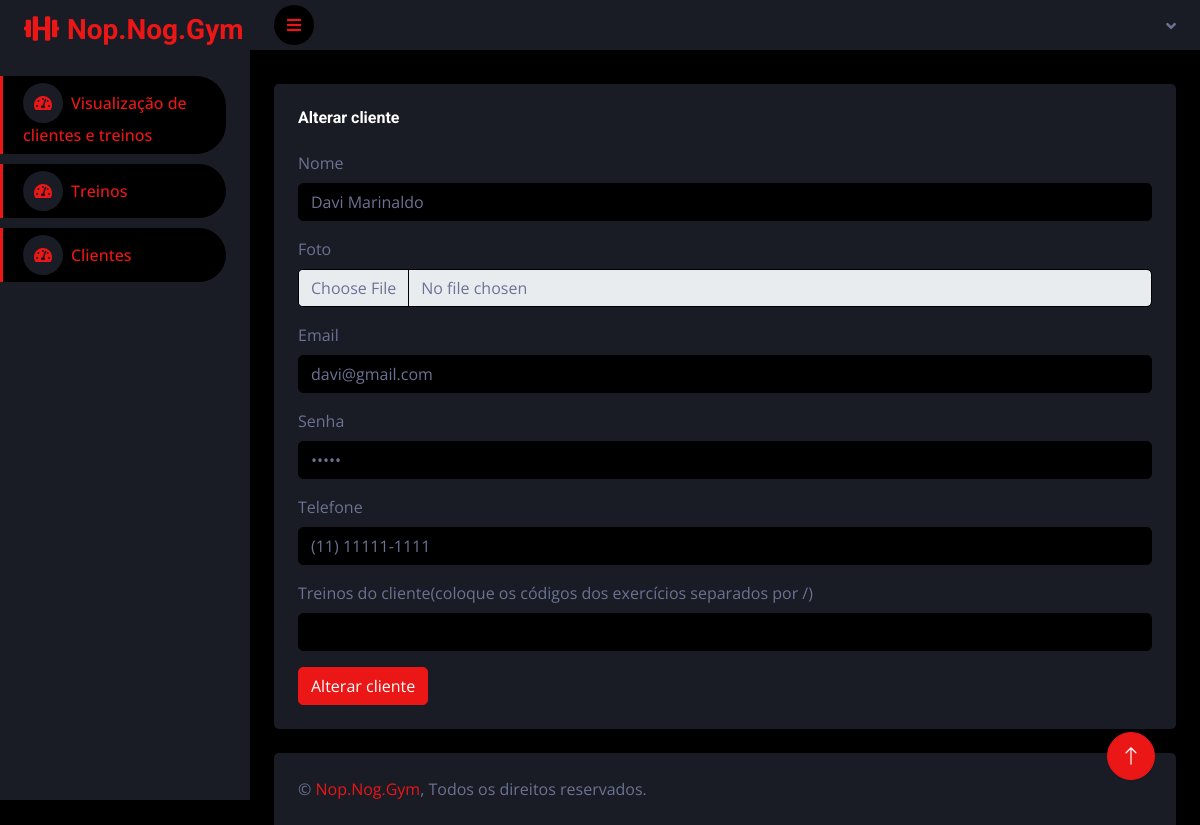
Screenshot of /Nop-Nog-Gym/personal/pages/alterclients.php?codusu=15 with the database file from the repository.
### tables this page shows
CREATE TABLE `tbcliente` (
  `codusu` int(11) UNSIGNED NOT NULL,
  `nome` varchar(60) NOT NULL,
  `email` varchar(120) NOT NULL,
  `senha` varchar(30) NOT NULL,
  `foto` longblob DEFAULT NULL,
  `telefone` varchar(15) NOT NULL
);

### Nop-Nog-Gym/personal/pages/alterclients.php (the view, shortened to what this page needs)
<?php
    $codusu = $_GET['codusu'];
?>
<!DOCTYPE html>
<html lang="en">
<head>
    <link href="https://cdnjs.cloudflare.com/ajax/libs/font-awesome/5.10.0/css/all.min.css" rel="stylesheet">
    <link href="https://cdn.jsdelivr.net/npm/bootstrap-icons@1.4.1/font/bootstrap-icons.css" rel="stylesheet">
    <link href="../../lib/owlcarousel/assets/owl.carousel.min.css" rel="stylesheet">
    <link href="../../lib/tempusdominus/css/tempusdominus-bootstrap-4.min.css" rel="stylesheet" />
    <link href="../../css/bootstrap.min.css" rel="stylesheet">
    <link href="../../css/style.css" rel="stylesheet">
</head>
<body>
    <div class="container-fluid position-relative d-flex p-0">
        <div class="sidebar pe-4 pb-3">
            <nav class="navbar bg-secondary navbar-dark">
                <a href="homeadm.php" class="navbar-brand mx-4 mb-3">
                    <h3 class="text-primary"><i class="fa fa-solid fa-dumbbell me-2"></i>Nop.Nog.Gym</h3>
                </a>
                <div class="navbar-nav w-100" style="margin-bottom: 10px;">
                    <a href="homeadm.php" class="nav-item nav-link active"><i class="fa fa-tachometer-alt me-2"></i>Visualização de clientes e treinos</a>
                </div>
                <div class="navbar-nav w-100">
                    <a href="trainsadmpage.php" class="nav-item nav-link active"><i class="fa fa-tachometer-alt me-2"></i>Treinos</a>
                <div class="navbar-nav w-100" style="margin-top: 10px;">
                    <a href="clientsadmpage.php" class="nav-item nav-link active"><i class="fa fa-tachometer-alt me-2"></i>Clientes</a>
                </div>
            </nav>
        </div>
        <div class="content">
            <nav class="navbar navbar-expand bg-secondary navbar-dark sticky-top px-4 py-0">
                <a href="#" class="sidebar-toggler flex-shrink-0">
                    <i class="fa fa-bars"></i>
                </a>
                <div class="navbar-nav align-items-center ms-auto">
                    <div class="nav-item dropdown">
                        <a href="#" class="nav-link dropdown-toggle" data-bs-toggle="dropdown">
                        </a>
                    </div>
                </div>
            </nav>
            <div class="container-fluid pt-4 px-4">
                <div class="bg-secondary rounded h-100 p-4" style="margin-top: 10px;">
                    <h6 class="mb-4">Alterar cliente</h6>
                    <form method="POST" action="../tests/balterclients.php?codusu=<?php echo $codusu; ?>" enctype="multipart/form-data">
                        <div class="mb-3">
                            <?php
                                include('../../bankconnection/conexaobanco.php');
                                $sql = "select * from tbcliente where codusu = $codusu";
                                $select = $conexao->query($sql);
                                $linha = $select->fetch_array(MYSQLI_ASSOC);
                            ?>
                            <label for="nome" class="form-label">Nome</label>
                            <input type="text" class="form-control" id="nome" name="nome"
                                aria-describedby="emailHelp" value="<?php echo $linha['nome']; ?>">
                        </div>
                        <div class="mb-3">
                            <label for="foto" class="form-label">Foto</label>
                            <input class="form-control" type="file" id="foto" name="foto">
                        </div>
                        <div class="mb-3">
                            <label for="email" class="form-label">Email</label>
                            <input type="email" class="form-control" id="email" name="email"
                                aria-describedby="emailHelp" value="<?php echo $linha['email']; ?>">
                        </div>
                        <div class="mb-3">
                            <label for="senha" class="form-label">Senha</label>
                            <input type="password" class="form-control" id="senha" name="senha"
                                aria-describedby="emailHelp" value="<?php echo $linha['senha']; ?>">
                        </div>
                        <div class="mb-3">
                            <label for="telefone" class="form-label">Telefone</label>
                            <input type="tel" class="form-control" id="telefone" name="telefone"
                                aria-describedby="emailHelp" value="<?php echo $linha['telefone']; ?>">
                        </div>
                        <div class="mb-3">
                            <label for="treinosc" class="form-label">Treinos do cliente(coloque os códigos dos exercícios separados por /)</label>
                            <input type="text" class="form-control" id="treinosc" name="treinosc"
                                aria-describedby="emailHelp">
                        </div>
                        <button type="submit" class="btn btn-primary">Alterar cliente</button>
                    </form>
                </div>
            </div>
            <div class="container-fluid pt-4 px-4">
                <div class="bg-secondary rounded-top p-4">
                    <div class="row">
                        <div class="col-12 col-sm-6 text-center text-sm-start">
                            &copy; <a href="#">Nop.Nog.Gym</a>, Todos os direitos reservados.
                        </div>
                    </div>
                </div>
            </div>
        </div>
        <a href="#" class="btn btn-lg btn-primary btn-lg-square back-to-top"><i class="bi bi-arrow-up"></i></a>
    </div>
</body>
</html>

### Nop-Nog-Gym/css/style.css (style rules this page uses)
:root { --primary: #EB1616; --secondary: #191C24; --light: #6C7293; --dark: #000000; }
.back-to-top { position: fixed; display: none; right: 45px; bottom: 45px; z-index: 99; }
.btn { transition: .5s; }
.btn-lg-square { width: 48px; height: 48px; }
.btn-square, .btn-sm-square, .btn-lg-square { padding: 0; display: inline-flex; align-items: center; justify-content: center; font-weight: normal; border-radius: 50px; }
.sidebar { position: fixed; top: 0; left: 0; bottom: 0; width: 250px; height: 100vh; overflow-y: auto; background: var(--secondary); transition: 0.5s; z-index: 999; }
.content { margin-left: 250px; min-height: 100vh; background: var(--dark); transition: 0.5s; }
@media (min-width: 992px) { .sidebar { margin-left: 0; } }
@media (min-width: 992px) { .content { width: calc(100% - 250px); } }
.sidebar .navbar .navbar-nav .nav-link { padding: 7px 20px; color: var(--light); font-weight: 500; border-left: 3px solid var(--secondary); border-radius: 0 30px 30px 0; outline: none; }
.sidebar .navbar .navbar-nav .nav-link:hover, .sidebar .navbar .navbar-nav .nav-link.active { color: var(--primary); background: var(--dark); border-color: var(--primary); }
.sidebar .navbar .navbar-nav .nav-link i { width: 40px; height: 40px; display: inline-flex; align-items: center; justify-content: center; background: var(--dark); border-radius: 40px; }
.sidebar .navbar .navbar-nav .nav-link:hover i, .sidebar .navbar .navbar-nav .nav-link.active i { background: var(--secondary); }
.content .navbar .navbar-nav .nav-link { margin-left: 25px; padding: 12px 0; color: var(--light); outline: none; }
.content .navbar .sidebar-toggler, .content .navbar .navbar-nav .nav-link i { width: 40px; height: 40px; display: inline-flex; align-items: center; justify-content: center; background: var(--dark); border-radius: 40px; }
.content .navbar .dropdown-toggle::after { margin-left: 6px; vertical-align: middle; border: none; content: "\f107"; font-family: "Font Awesome 5 Free"; font-weight: 900; transition: .5s; }

### rows the page displays
tbcliente: nome "Davi Marinaldo", email "davi@gmail.com", telefone "(11) 11111-1111"
